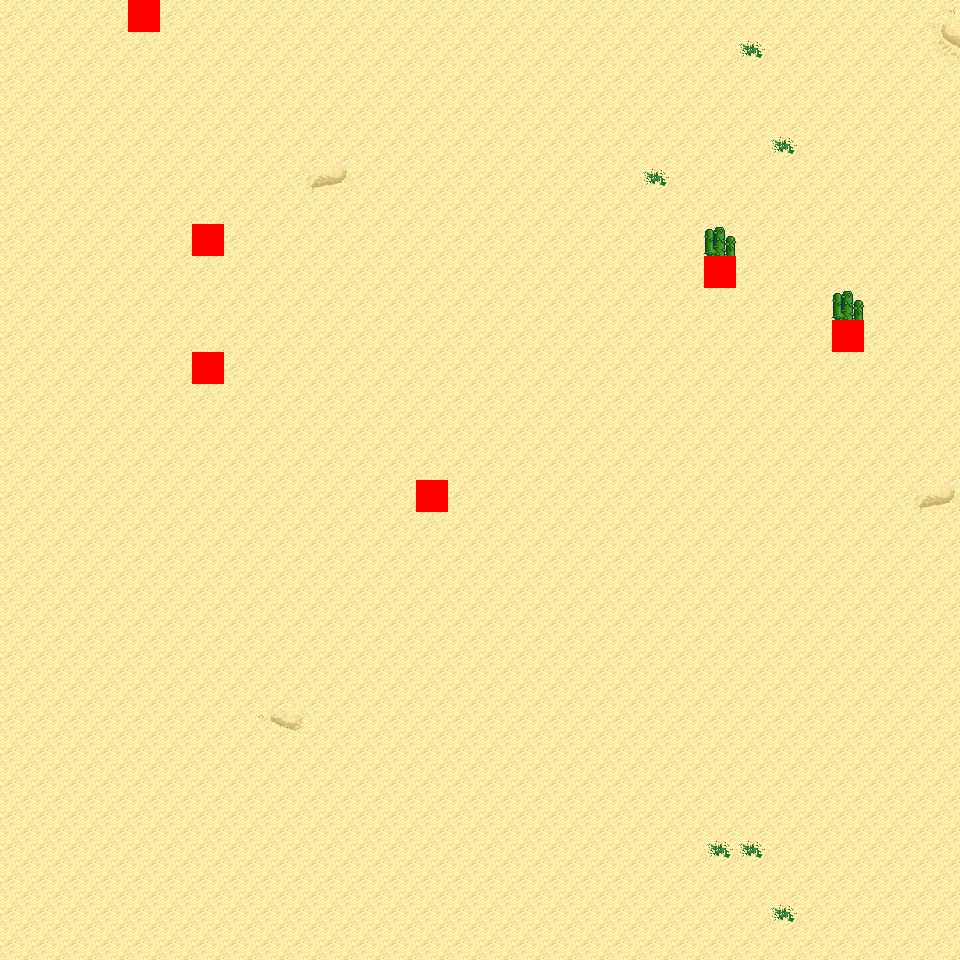

A level layout from a 2D game, rendered from its tile map. Below: a short description, then the map file with tile-grid data replaced by summaries:
An orthogonal 30x30 tile map with 32x32 px tiles, 6 tile layers (Ground, Object, Object2, Above, ...), 8 tilesets and 5 objects (5x mapExit).

<map version="1.0" orientation="orthogonal" renderorder="right-down" width="30" height="30" tilewidth="32" tileheight="32" nextobjectid="6">
  <tileset firstgid="1" name="tileset_logic_collision" tilewidth="32" tileheight="32" tilecount="1" columns="1">
    <image source="../drawable/tileset_logic_collision.png" width="32" height="32" />
  </tileset>
  <tileset firstgid="2" name="tileset_ground_ground" tilewidth="32" tileheight="32" tilecount="33" columns="3">
    <image source="../drawable/tileset_ground_ground.png" width="96" height="352" />
  </tileset>
  <tileset firstgid="35" name="tileset_ground_ridge_earth_pale" tilewidth="32" tileheight="32" tilecount="96" columns="12">
    <image source="../drawable/tileset_ground_ridge_earth_pale.png" width="384" height="256" />
  </tileset>
  <tileset firstgid="131" name="tileset_ground_ridge_earth_dark" tilewidth="32" tileheight="32" tilecount="96" columns="12">
    <image source="../drawable/tileset_ground_ridge_earth_dark.png" width="384" height="256" />
  </tileset>
  <tileset firstgid="227" name="tileset_terrain_desert" tilewidth="32" tileheight="32" tilecount="88" columns="8">
    <image source="../drawable/tileset_terrain_desert.png" width="256" height="352" />
  </tileset>
  <tileset firstgid="315" name="tileset_plant_tree_tree_darkgreen" tilewidth="32" tileheight="32" tilecount="88" columns="8">
    <image source="../drawable/tileset_plant_tree_tree_darkgreen.png" width="256" height="352" />
  </tileset>
  <tileset firstgid="403" name="tileset_ground_sand_2" tilewidth="32" tileheight="32" tilecount="15" columns="5">
    <image source="../drawable/tileset_ground_sand_2.png" width="160" height="96" />
  </tileset>
  <tileset firstgid="418" name="tileset_plant_cactus_2" tilewidth="32" tileheight="32" tilecount="10" columns="5">
    <image source="../drawable/tileset_plant_cactus_2.png" width="160" height="64" />
  </tileset>
  <layer name="Ground" width="30" height="30">
    <data>[900 cells, 900 non-empty, 8 distinct tile ids]</data>
  </layer>
  <layer name="Object" width="30" height="30">
    <data>[900 cells, 6 non-empty, 2 distinct tile ids]</data>
  </layer>
  <layer name="Object2" width="30" height="30">
    <data>[900 cells, 0 non-empty, 0 distinct tile ids]</data>
  </layer>
  <layer name="Above" width="30" height="30">
    <data>[900 cells, 2 non-empty, 1 distinct tile ids]</data>
  </layer>
  <layer name="Above2" width="30" height="30">
    <data>[900 cells, 0 non-empty, 0 distinct tile ids]</data>
  </layer>
  <layer name="Walkable" width="30" height="30">
    <data>[900 cells, 6 non-empty, 1 distinct tile ids]</data>
  </layer>
  <objectgroup name="MapEvents">
    <object id="1" name="north" type="mapExit" x="0" y="0" width="128" height="32">
      <properties>
        <property name="map" value="level_0_x3_y111" />
        <property name="x" value="0" />
        <property name="y" value="28" />
      </properties>
    </object>
    <object id="2" name="north2" type="mapExit" x="160" y="0" width="800" height="32">
      <properties>
        <property name="map" value="level_0_x3_y111" />
        <property name="x" value="5" />
        <property name="y" value="28" />
      </properties>
    </object>
    <object id="3" name="south" type="mapExit" x="0" y="928" width="960" height="32">
      <properties>
        <property name="map" value="level_0_x3_y113" />
        <property name="x" value="0" />
        <property name="y" value="1" />
      </properties>
    </object>
    <object id="4" name="west" type="mapExit" x="0" y="0" width="32" height="960">
      <properties>
        <property name="map" value="level_0_x2_y112" />
        <property name="x" value="28" />
        <property name="y" value="0" />
      </properties>
    </object>
    <object id="5" name="east" type="mapExit" x="928" y="0" width="32" height="960">
      <properties>
        <property name="map" value="level_0_x4_y112" />
        <property name="x" value="1" />
        <property name="y" value="0" />
      </properties>
    </object>
  </objectgroup>
</map>
